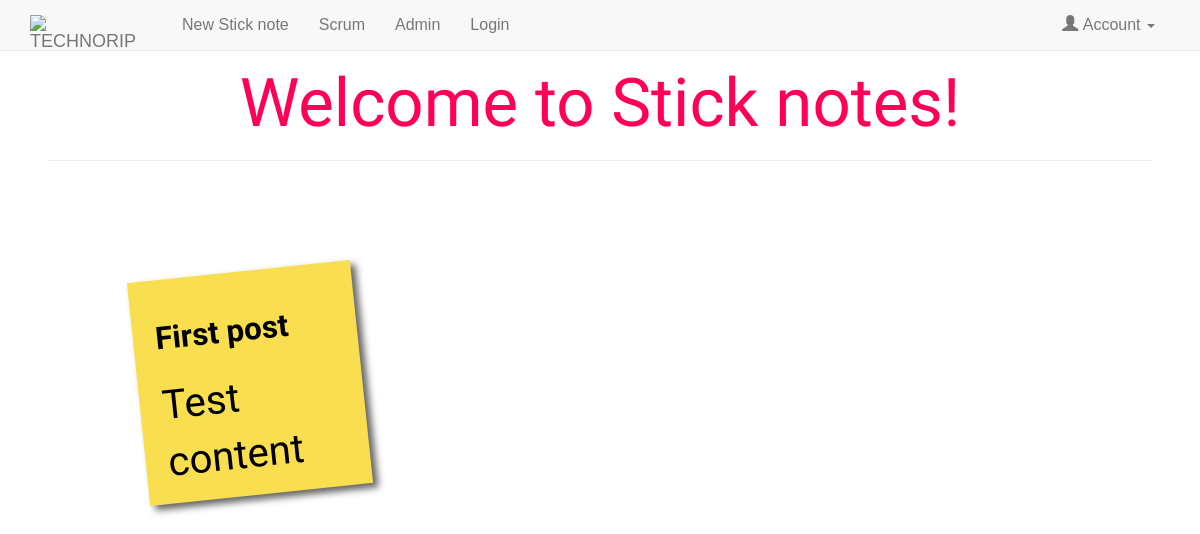
The app's page /, older data.
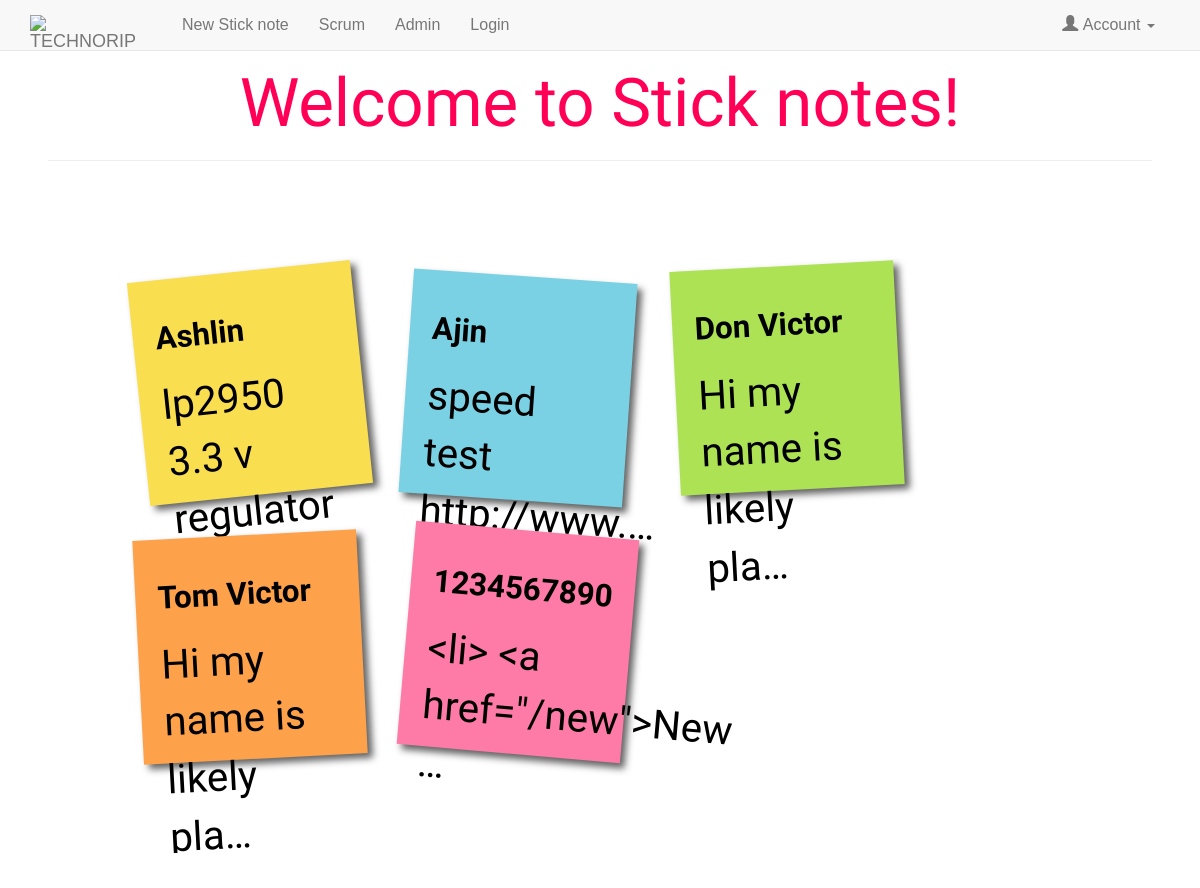
The same page, newer data.
### mysite/models.py (models this page shows, shortened)
class notes(models.Model):
    title = models.CharField(max_length=100)
    content = models.TextField()
    author = models.ForeignKey('auth.User')
    published_date = models.DateTimeField(default=timezone.now())
    last_update_date = models.DateField(default=timezone.now())
    draft_staus = models.BooleanField()
    def get_absolute_url(self):
        return reverse("mysite:detail", kwargs={"id": self.id})

### mysite/views.py (the view)
# urls.py: 2. Add a URL to urlpatterns:  url(r'^$', views.home, name='home')
def home(request):
    all_notes = notes.objects.order_by('published_date')
    return render(request,'home.html',{'notes':all_notes})

### templates/home.html
{% extends 'base.html' %}
{% load staticfiles %}
{% block content %}
    <br><br><br>
    <div class="stick">
        <center>
            <h1>Welcome to Stick notes!</h1>
        </center>
        <hr>
        <ul>
            {% for note in notes %}
                <li>
                    <a href="{{ note.get_absolute_url }}">
                        <h2>{{ note.title }}</h2>
                        <p>{{ note.content|truncatechars:25 }}</p>
                    </a>
                </li>
            {% endfor %}
        </ul>
    </div>
{% endblock %}

### templates/base.html (shortened to what this page needs)
{% load staticfiles %}
<!DOCTYPE html>
<html lang="en">
<head>
    <link rel="stylesheet" href="http://maxcdn.bootstrapcdn.com/bootstrap/3.3.6/css/bootstrap.min.css">
    <link rel="stylesheet" href="{% static 'css/main.css' %}">
</head>
<body>
<section>
    <nav class="navbar navbar-default navbar-fixed-top">
        <div class="container">
            <div class="navbar-header">
                <a class="navbar-brand  col-sm-12" href="/"><img src="" alt="TECHNORIP"></a>
            </div>
            <div class="collapse navbar-collapse" id="myNavbar">
                <ul class="nav navbar-nav">
                    <li><a href="/new">New Stick note</a></li>
                    <li><a href="/scrum">Scrum</a></li>
                    <li><a href="/admin">Admin</a></li>
                    <li><a href="/login">Login</a></li>
                </ul>
                <ul class="nav navbar-nav pull-right">
                    <li class="dropdown">
                        <a class="dropdown-toggle" data-toggle="dropdown" href="#"><span
                                class="glyphicon glyphicon-user"></span>&nbsp;Account
                            <span class="caret"></span></a>
            </div>
        </div>
    </nav>
</section>
{% block content %}
{% endblock %}
</body>
</html>

### mysite/static/css/main.css (style rules this page uses)
* { margin:0; padding:0; }
body { font-family:arial,sans-serif; font-size:160%; margin:3em; color:#ff0056; }
.stick { font-size: 140%; }
.stick h1,h2,p { font-size:300%; font-weight:normal; font-family:"Reenie Beanie",arial,sans-serif; }
.stick h1 { font-size:300%; font-weight:normal; font-family:"Reenie Beanie",arial,sans-serif; margin-top: -50px; }
.stick ul,li { list-style:none; }
.stick ul { overflow:hidden; padding:3em; }
.stick ul li a { text-decoration:none; color:#000; background:#ffc; display:block; height:10em; width:10em; padding:1em; -moz-box-shadow:5px 5px 7px rgba(33,33,33,1); -webkit-box-shadow: 5px 5px 7px rgba(33,33,33,.7); box-shadow: 5px 5px 7px rgba(33,33,33,.7); -moz-transition:-moz-transform .15s linear; -o-transition:-o-transform .15s linear; -webkit-transition:-webkit-transform .15s linear; }
.stick ul li { margin:1em; float:left; }
.stick ul li h2 { font-size:140%; font-weight:bold; padding-bottom:10px; }
.stick ul li p { font-family:"Reenie Beanie",arial,sans-serif; font-size:180%; }
.stick ul li a { -webkit-transform: rotate(-6deg); -o-transform: rotate(-6deg); -moz-transform:rotate(-6deg); background: #f9de4f; }
.stick ul li:nth-child(even) a { -o-transform:rotate(4deg); -webkit-transform:rotate(4deg); -moz-transform:rotate(4deg); position:relative; top:5px; background:#7ad1e4; }
.stick ul li:nth-child(3n) a { -o-transform:rotate(-3deg); -webkit-transform:rotate(-3deg); -moz-transform:rotate(-3deg); position:relative; top:-5px; background:#ade254; }
.stick ul li:nth-child(4n) a { -o-transform:rotate(-3deg); -webkit-transform:rotate(-3deg); -moz-transform:rotate(-3deg); position:relative; top:-5px; background:#fda14a; }
.stick ul li:nth-child(5n) a { -o-transform:rotate(5deg); -webkit-transform:rotate(5deg); -moz-transform:rotate(5deg); position:relative; top:-10px; background: #fe7ba7; }

Row changes from the older to the newer data that the page shows:
removed notes: title "First post", content "Test content"
added notes: title "Ashlin", content "lp2950 3.3 v regulator…"
added notes: title "Ajin", content "speed test http://www.…"
added notes: title "Don Victor", content "Hi my name is likely pla…"
added notes: title "Tom Victor", content "Hi my name is likely pla…"
added notes: title "1234567890", content "<li> <a href=\"/new\">New …"
